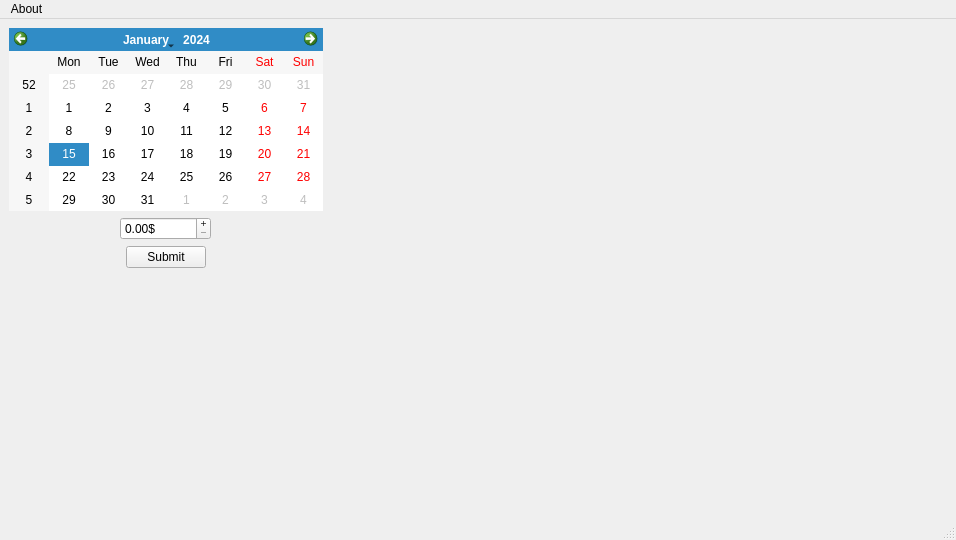
<?xml version="1.0" encoding="UTF-8"?>
<ui version="4.0">
 <class>MainWindow</class>
 <widget class="QMainWindow" name="MainWindow">
  <property name="geometry">
   <rect>
    <x>0</x>
    <y>0</y>
    <width>956</width>
    <height>540</height>
   </rect>
  </property>
  <property name="windowTitle">
   <string>MainWindow</string>
  </property>
  <widget class="QWidget" name="centralwidget">
   <property name="sizePolicy">
    <sizepolicy hsizetype="Preferred" vsizetype="Preferred">
     <horstretch>0</horstretch>
     <verstretch>0</verstretch>
    </sizepolicy>
   </property>
   <property name="autoFillBackground">
    <bool>false</bool>
   </property>
   <widget class="QWidget" name="verticalLayoutWidget">
    <property name="geometry">
     <rect>
      <x>9</x>
      <y>9</y>
      <width>314</width>
      <height>240</height>
     </rect>
    </property>
    <layout class="QVBoxLayout" name="verticalLayout" stretch="100,0,0">
     <property name="sizeConstraint">
      <enum>QLayout::SetDefaultConstraint</enum>
     </property>
     <item>
      <widget class="QCalendarWidget" name="calendarWidget">
       <property name="sizePolicy">
        <sizepolicy hsizetype="Expanding" vsizetype="Expanding">
         <horstretch>0</horstretch>
         <verstretch>0</verstretch>
        </sizepolicy>
       </property>
      </widget>
     </item>
     <item alignment="Qt::AlignHCenter">
      <widget class="QDoubleSpinBox" name="currencyInput">
       <property name="minimumSize">
        <size>
         <width>64</width>
         <height>0</height>
        </size>
       </property>
       <property name="buttonSymbols">
        <enum>QAbstractSpinBox::PlusMinus</enum>
       </property>
       <property name="specialValueText">
        <string/>
       </property>
       <property name="correctionMode">
        <enum>QAbstractSpinBox::CorrectToNearestValue</enum>
       </property>
       <property name="suffix">
        <string>$</string>
       </property>
       <property name="maximum">
        <double>9999999.000000000000000</double>
       </property>
      </widget>
     </item>
     <item alignment="Qt::AlignHCenter">
      <widget class="QPushButton" name="submitButton">
       <property name="text">
        <string>Submit</string>
       </property>
      </widget>
     </item>
    </layout>
   </widget>
  </widget>
  <widget class="QMenuBar" name="menubar">
   <property name="geometry">
    <rect>
     <x>0</x>
     <y>0</y>
     <width>956</width>
     <height>21</height>
    </rect>
   </property>
   <widget class="QMenu" name="menuProgram">
    <property name="title">
     <string>About</string>
    </property>
    <addaction name="actionAbout"/>
   </widget>
   <addaction name="menuProgram"/>
  </widget>
  <widget class="QStatusBar" name="statusbar"/>
  <action name="actionAbout">
   <property name="text">
    <string>About</string>
   </property>
  </action>
 </widget>
 <resources/>
 <connections/>
</ui>
